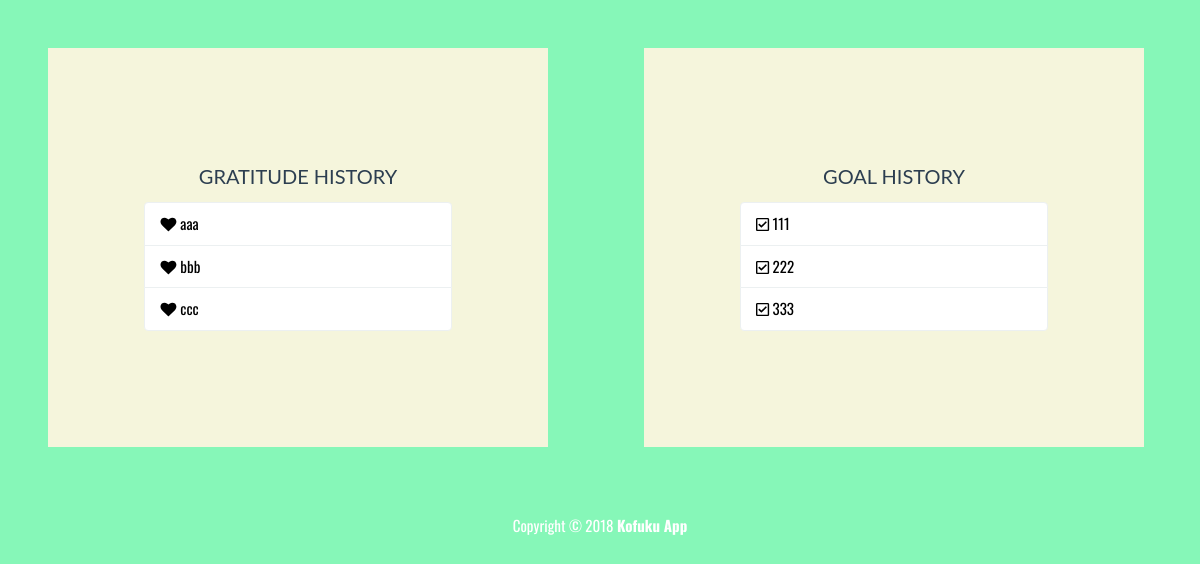
The app's page /history, older data.
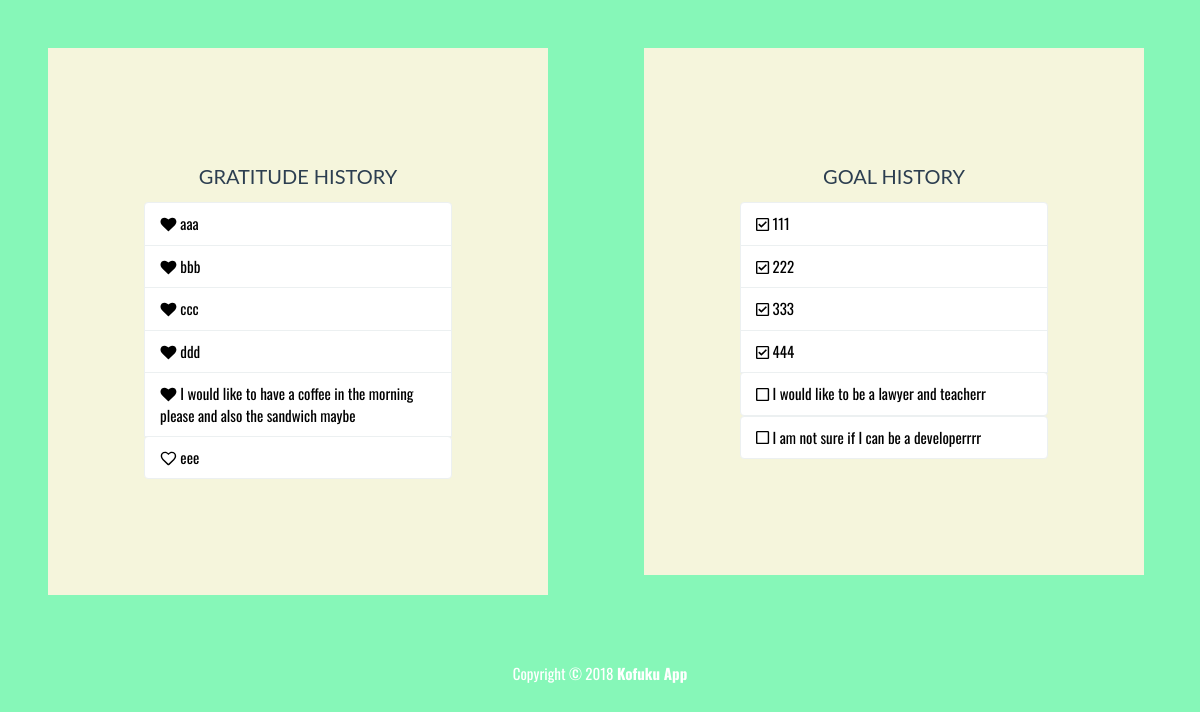
The same page, newer data.
### kofuku/models.py (models this page shows, shortened)
class Grat(models.Model):
    text_grat = models.CharField(max_length=80)
    complete_grat = models.BooleanField(default=False)
    save_grat = models.BooleanField(default=False)

class Goal(models.Model):
    text_goal = models.CharField(max_length=40)
    complete_goal = models.BooleanField(default=False)

### kofuku/views.py (the view)
# urls.py: path('history', views.history, name = 'history'),
def history(request):
    grat_list = Grat.objects.order_by('id')
    form_grat = GratForm()
    goal_list = Goal.objects.order_by('id')
    form_goal = GoalForm()
    context = {'grat_list' : grat_list, 'form_grat' : form_grat, 'goal_list' : goal_list, 'form_goal' : form_goal}
    return render(request, 'kofuku/history.html', context)

### kofuku/templates/kofuku/history.html (shortened to what this page needs)
{% load static %}
<!DOCTYPE html>
<html lang="en">
	<head>
		<link rel="stylesheet" href="{% static 'kofuku/bs/css/flatly.min.css' %}" />
		<link rel="stylesheet" href="{% static 'kofuku/styles.css' %}" />
	</head>
	<body>
		<div class="container-fluid">
			<div class="row">
				<div class="col-md-12">
					<div class="row">
						<div class="col-xs-12 col-sm-5 col-md-5 col-lg-5" id="content">
							<h2>GRATITUDE HISTORY</h2>
							<ul class="list-group t20">
								{% for grat in grat_list %}
									{% if grat.complete_grat %}
									<li class="list-group-item"><i class="fas fa-heart"></i>  {{ grat.text_grat }}</li>
									{% else %}
									<a href ="{% url 'completegrat' grat.id %}"><li class="list-group-item"><i class="far fa-heart"></i>  {{ grat.text_grat }}</li></a>
									{% endif %}
								{% endfor %}
							</ul>
						</div>
						<div class="col-xs-12 col-sm-5 col-md-5 col-lg-5" id="content">
							<h2>GOAL HISTORY</h2>
							<ul class="list-group t20">
								{% for goal in goal_list %}
									{% if goal.complete_goal %}
									<li class="list-group-item"><i class="far fa-check-square"></i>  {{ goal.text_goal }}</li>
									{% else %}
									<a href ="{% url 'completegoal' goal.id %}"><li class="list-group-item"><i class="far fa-square"></i>  {{ goal.text_goal }}</li></a>
									{% endif %}
								{% endfor %}
							</ul>
						</div>
					</div>
				</div>
			</div>
		</div>
			<footer>
				<div class="row pad">
					<div class="col-lg-12 text-center">
						Copyright &copy; 2018 <strong>Kofuku App</strong>
					</div>
				</div>
			</footer>
	</body>
</html>

Row changes from the older to the newer data that the page shows:
added Grat: text_grat "ddd"
added Grat: text_grat "I would like to have a coffee in the morning please and also the sandwich maybe"
added Grat: text_grat "eee"
added Goal: text_goal "444"
added Goal: text_goal "I would like to be a lawyer and teacherr"
added Goal: text_goal "I am not sure if I can be a developerrrr"
